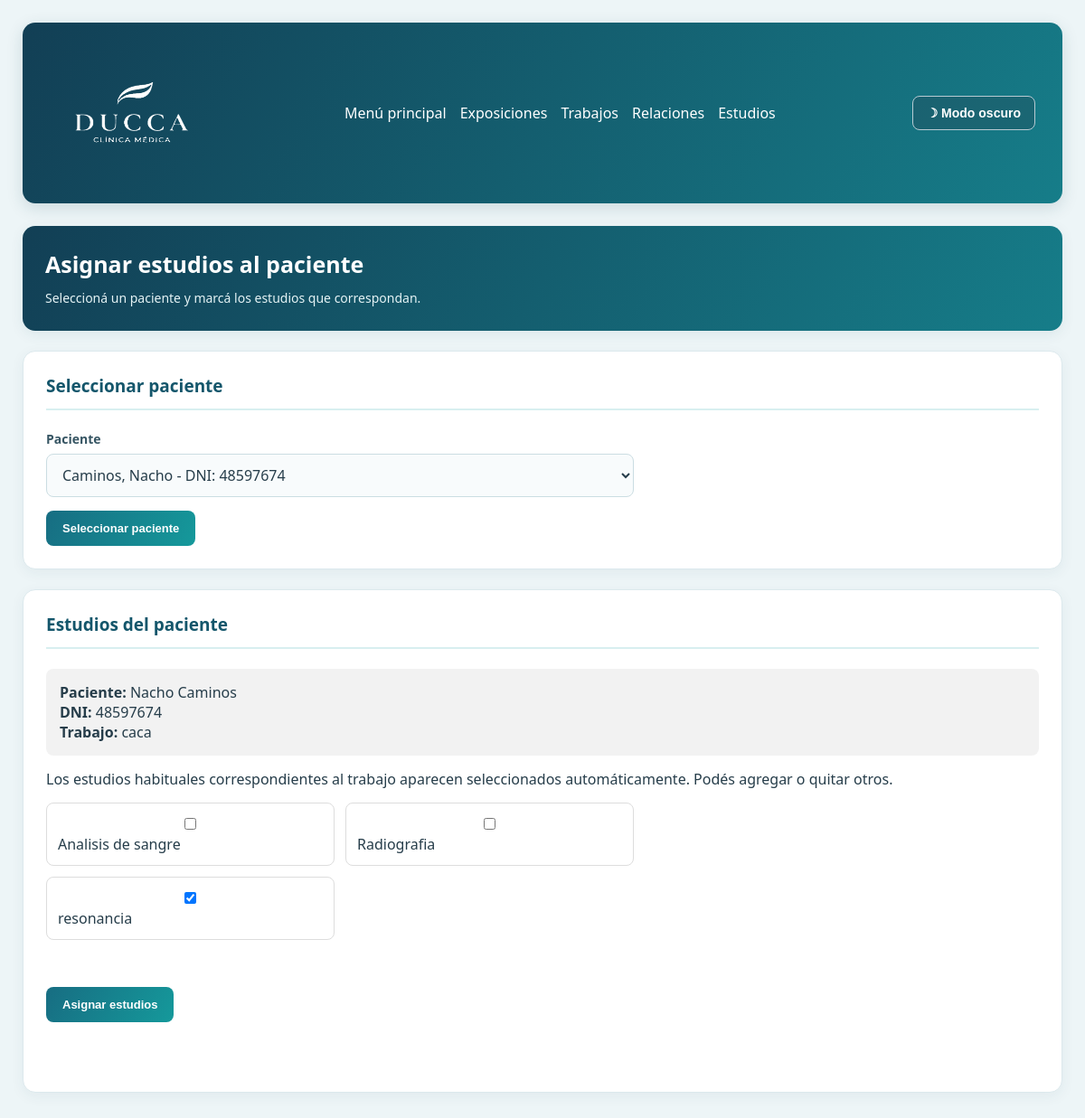
The page /Estudios/agregar.php?dni=48597674 on the database its author committed.
### tables this page shows
CREATE TABLE `paciente` (
  `dni_p` int(11) NOT NULL,
  `nombre_p` varchar(30) NOT NULL,
  `apellido` varchar(30) NOT NULL,
  `cuil` varchar(11) DEFAULT NULL,
  `telefono` varchar(20) NOT NULL,
  `mail` varchar(100) NOT NULL,
  `id_obra_social` int(11) DEFAULT NULL,
  `id_trabajo` int(11) DEFAULT NULL
);

CREATE TABLE `trabajo` (
  `id_trabajo` int(11) NOT NULL,
  `nombre_t` varchar(50) NOT NULL
);

CREATE TABLE `estudio` (
  `id_estudio` int(11) NOT NULL,
  `nombre_es` varchar(50) NOT NULL
);

### Estudios/agregar.php (the view, shortened to what this page needs)
<?php
require_once __DIR__ . "/../Pacientes/conexion.php";
$modoEdicion = $modoEdicion ?? false;
$dni = isset($_GET["dni"]) ? (int) $_GET["dni"] : 0;
$paciente = null;
$estudiosMarcados = [];
$estudiosHabituales = [];
if ($dni > 0) {
    $sqlPaciente = "SELECT p.dni_p, p.nombre_p, p.apellido, p.id_trabajo, t.nombre_t
                    FROM paciente p
                    LEFT JOIN trabajo t ON p.id_trabajo = t.id_trabajo
                    WHERE p.dni_p = ?";
    $stmt = mysqli_prepare($conexion, $sqlPaciente);
    mysqli_stmt_bind_param($stmt, "i", $dni);
    mysqli_stmt_execute($stmt);
    $resultadoPaciente = mysqli_stmt_get_result($stmt);
    $paciente = mysqli_fetch_assoc($resultadoPaciente);
    if ($paciente) {
        $sqlAsignados = "SELECT id_estudio FROM paciente_estudio WHERE dni_paciente = ?";
        $stmt = mysqli_prepare($conexion, $sqlAsignados);
        mysqli_stmt_bind_param($stmt, "i", $dni);
        mysqli_stmt_execute($stmt);
        $resultadoAsignados = mysqli_stmt_get_result($stmt);
        while ($fila = mysqli_fetch_assoc($resultadoAsignados)) {
            $estudiosMarcados[] = (int) $fila["id_estudio"];
        }
        $estudiosMarcados = array_unique(array_merge($estudiosHabituales, $estudiosMarcados));
    }
}
$resultadoEstudios = mysqli_query($conexion, "SELECT id_estudio, nombre_es FROM estudio ORDER BY nombre_es ASC");
$resultadoPacientes = mysqli_query($conexion, "SELECT dni_p, nombre_p, apellido FROM paciente ORDER BY apellido ASC");
?>
<!DOCTYPE html>
<html lang="es">
<head>
    <link rel="stylesheet" href="../general/estilos.css">
</head>
<body>
<header>
    <div class="logo">
        <img id="logo" src="../general/Logo minimalista DUCCA con hojas orgánicas.png" alt="Logo DUCA" height="150" width="175">
    </div>
    <nav>
        <a href="../inicio sesion/index.php">Menú principal</a>
        <a href="../gestionar_exposiciones.html">Exposiciones</a>
        <a href="../Trabajos/Trabajos.php">Trabajos</a>
        <a href="../gestionar_relaciones.html">Relaciones</a>
        <a href="estudios.php">Estudios</a>
    </nav>
    <button type="button" id="btn-tema">Modo oscuro</button>
</header>
<main class="gestion-contenido">
    <section class="bienvenida">
        <h1><?php echo $modoEdicion ? "Editar estudios del paciente" : "Asignar estudios al paciente"; ?></h1>
        <p>Seleccioná un paciente y marcá los estudios que correspondan.</p>
    </section>
    <?php if (!$modoEdicion) { ?>
        <section class="tarjeta">
            <h2>Seleccionar paciente</h2>
            <form class="form-gestion" action="agregar.php" method="GET">
                <div class="campo">
                    <label for="dni">Paciente</label>
                    <select name="dni" id="dni" required>
                        <?php while ($fila = mysqli_fetch_assoc($resultadoPacientes)) { ?>
                            <option value="<?php echo $fila["dni_p"]; ?>"
                                <?php echo ($dni == $fila["dni_p"]) ? "selected" : ""; ?>>
                                <?php echo htmlspecialchars($fila["apellido"] . ", " . $fila["nombre_p"] . " - DNI: " . $fila["dni_p"]); ?>
                            </option>
                        <?php } ?>
                    </select>
                </div>
                <button type="submit">Seleccionar paciente</button>
            </form>
        </section>
    <?php } ?>
    <?php if ($dni > 0 && $paciente) { ?>
        <section class="tarjeta">
            <h2>Estudios del paciente</h2>
            <div class="datos-paciente">
                <p>
                    <strong>Paciente:</strong>
                    <?php echo htmlspecialchars($paciente["nombre_p"] . " " . $paciente["apellido"]); ?>
                </p>
                <p>
                    <strong>DNI:</strong>
                    <?php echo htmlspecialchars($paciente["dni_p"]); ?>
                </p>
                <p>
                    <strong>Trabajo:</strong>
                    <?php echo htmlspecialchars($paciente["nombre_t"] ?? "Sin trabajo"); ?>
                </p>
            </div>
            <p>Los estudios habituales correspondientes al trabajo aparecen seleccionados automáticamente. Podés agregar o quitar otros.</p>
            <form class="form-gestion" action="<?php echo $modoEdicion ? 'procesar_editar.php' : 'procesar_agregar.php'; ?>" method="POST">
                <div class="lista-estudios">
                    <?php while ($estudio = mysqli_fetch_assoc($resultadoEstudios)) { ?>
                        <div class="estudio-opcion">
                            <label>
                                <input type="checkbox" name="estudios[]" value="<?php echo $estudio["id_estudio"]; ?>"
                                    <?php echo in_array((int) $estudio["id_estudio"], $estudiosMarcados) ? "checked" : ""; ?>>
                                <?php echo htmlspecialchars($estudio["nombre_es"]); ?>
                            </label>
                        </div>
                    <?php } ?>
                </div>
                <br>
                <button type="submit">
                    <?php echo $modoEdicion ? "Guardar cambios" : "Asignar estudios"; ?>
                </button>
                <a href="estudios.php" class="btn-cancelar">Cancelar</a>
            </form>
        </section>
    <?php } elseif ($dni > 0) { ?>
        <section class="tarjeta">
            <p class="mensaje-error">El paciente seleccionado no existe.</p>
        </section>
    <?php } ?>
</main>
</body>
</html>

### general/estilos.css (style rules this page uses)
* { box-sizing: border-box; margin: 0; padding: 0; }
body { font-family: 'Segoe UI', Arial, sans-serif; background: #edf5f7; color: #263d4a; padding: 25px; transition: background-color 0.7s ease, color 0.7s ease; }
header { background: linear-gradient(120deg, #123f55, #167d89); color: white; padding: 22px 30px; border-radius: 14px; display: flex; justify-content: space-between; align-items: center; margin-bottom: 25px; box-shadow: 0 5px 18px rgba(20, 65, 80, 0.15); transition: background-color 0.7s ease, color 0.7s ease; position: relative; z-index: 1000; overflow: visible; }
.logo { font-size: 21px; font-weight: bold; letter-spacing: 1px; }
nav { display: flex; align-items: center; gap: 15px; }
nav a { color: white; text-decoration: none; font-weight: 500; transition: color 0.7s ease; }
main { display: flex; flex-direction: column; gap: 22px; margin-bottom: 22px; }
.tarjeta, aside { background: white; border: 1px solid #dce9ed; border-radius: 14px; padding: 25px; box-shadow: 0 4px 15px rgba(30, 75, 90, 0.06); transition: background-color 0.7s ease, color 0.7s ease, border-color 0.7s ease; }
.tarjeta h2, aside h2 { color: #14566b; font-size: 19px; margin-bottom: 22px; padding-bottom: 12px; border-bottom: 2px solid #d8eff0; transition: color 0.7s ease, border-color 0.7s ease; }
.campo { display: flex; flex-direction: column; gap: 7px; }
.campo label, .bloque-buscador label { font-size: 14px; font-weight: 600; color: #365563; transition: color 0.7s ease; }
.campo input, .campo select, .bloque-buscador input { width: 100%; padding: 11px 13px; border: 1px solid #cbdde2; border-radius: 8px; background: #f8fbfc; color: #263d4a; font-family: inherit; font-size: 14px; outline: none; transition: background-color 0.7s ease, color 0.7s ease, border-color 0.7s ease; }
button { background: linear-gradient(120deg, #176d82, #15999b); color: white; border: none; border-radius: 8px; padding: 12px 18px; font-weight: bold; font-size: 13px; cursor: pointer; transition: transform 0.25s, box-shadow 0.25s, background-color 0.7s ease, color 0.7s ease; align-self: flex-start; }
#btn-tema { background: #244b5a69; color: white; border: 1px solid #b8cbd3; padding: 10px 15px; border-radius: 8px; cursor: pointer; font-size: 14px; }
.animar-entrada { opacity: 0; transform: translateY(20px); transition: opacity 0.6s ease, transform 0.6s ease; }
.animar-entrada.visible { opacity: 1; transform: translateY(0); }
#logo { transition: filter 1s ease; }
body:not(.login-page) #logo { filter: brightness(0) invert(1); }
.bienvenida { padding: 25px; background: linear-gradient(120deg, #123f55, #167d89); color: white; border-radius: 14px; box-shadow: 0 4px 15px rgba(30, 75, 90, 0.08); }
.bienvenida h1 { font-size: 25px; margin-bottom: 10px; }
.bienvenida p { font-size: 14px; color: #e5f3f5; line-height: 1.6; }
.gestion-contenido { display: flex; flex-direction: column; gap: 22px; }
.gestion-contenido .bienvenida { margin-bottom: 0; }
.form-gestion { display: flex; flex-direction: column; gap: 15px; max-width: 650px; }
.form-gestion .campo { display: flex; flex-direction: column; gap: 7px; }
.form-gestion input, .form-gestion select { width: 100%; padding: 11px 13px; border: 1px solid #cbdde2; border-radius: 8px; background: #f8fbfc; color: #263d4a; font: inherit; }
header { display: flex; align-items: center; justify-content: space-between; }
header #btn-tema { align-self: center; margin: 0; }

### Estudios/agregar.php (style rules this page uses)
.acciones a, .acciones button, .btn-cancelar { display:inline-block; padding:9px 16px; border:0; border-radius:8px; text-decoration:none; font-size:14px; font-family:inherit; font-weight:600; cursor:pointer; text-align:center; transition:0.3s; }
.btn-cancelar { background:transparent; color:white; margin-left:8px; padding:9px 12px; }
.lista-estudios { display:grid; grid-template-columns:repeat(auto-fit,minmax(220px,1fr)); gap:12px; margin-top:15px; }
.estudio-opcion { padding:12px; border:1px solid #ddd; border-radius:8px; }
.estudio-opcion label { cursor:pointer; }
.estudio-opcion input { margin-right:8px; }
.datos-paciente { margin:15px 0; padding:15px; border-radius:8px; background:rgba(128,128,128,.10); }

### rows shown on the page
paciente: nombre_p+apellido "Nacho Caminos", dni_p "48597674", id_trabajo.nombre_t "caca"
estudio: nombre_es "Analisis de sangre"
estudio: nombre_es "Radiografia"
estudio: id_estudio "☑", nombre_es "resonancia"

### other values the page prints
form field dni "Caminos, Nacho - DNI: 48597674"
